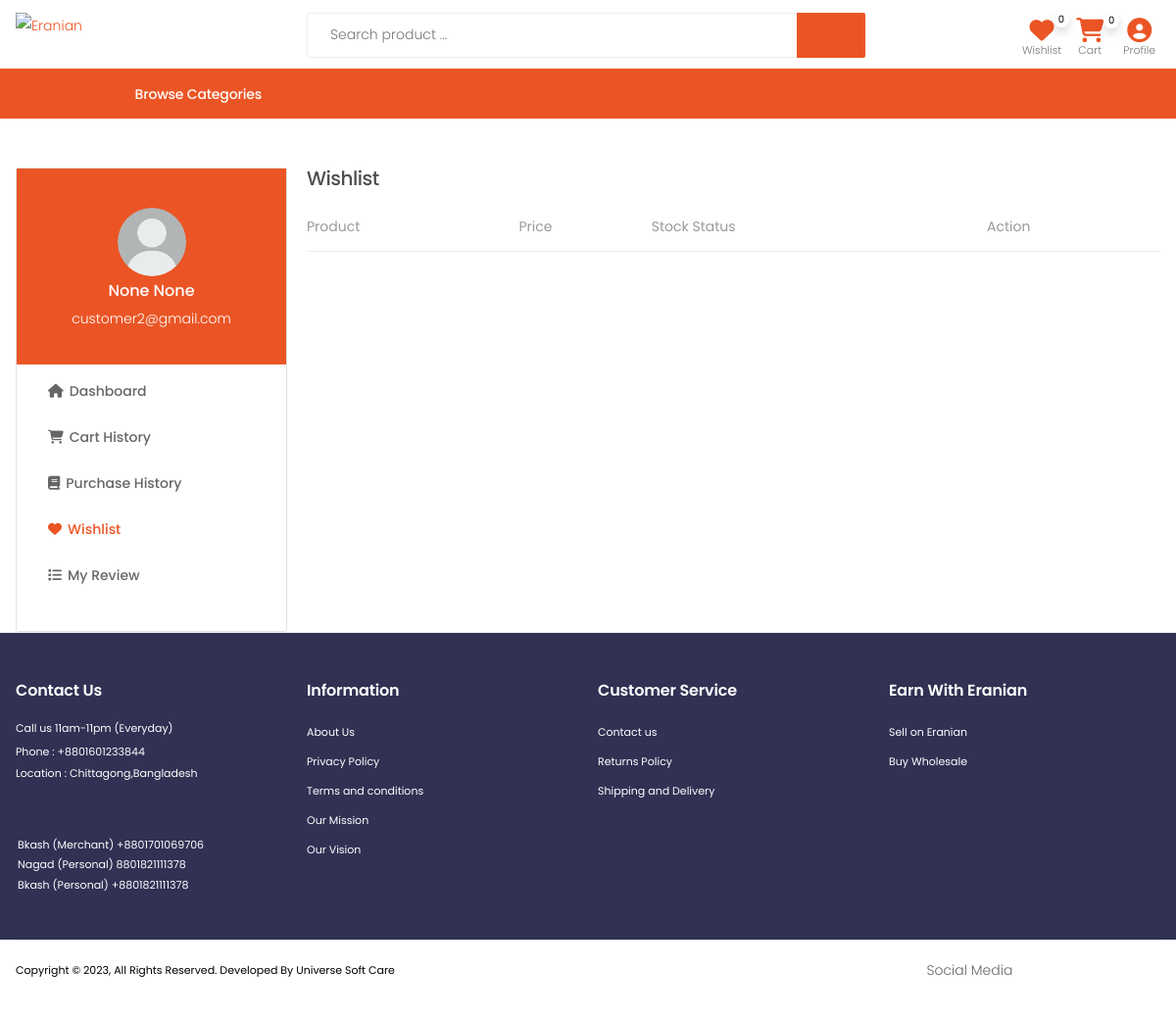
Screenshot of /wish_list/ (signed in) with the database file from the repository.
### userapp/models.py (models this page shows, shortened)
class User(AbstractBaseUser, PermissionsMixin):
    email = models.EmailField(unique=True)
    username = None
    first_name = models.CharField(max_length=30, null=True, blank=True)
    last_name = models.CharField(max_length=30, null=True, blank=True)
    phone = models.CharField(max_length=15, unique=True, null=True, blank=True)
    is_active = models.BooleanField(default=True)
    is_staff = models.BooleanField(default=False)
    is_customer = models.BooleanField(default=False)
    is_vendor = models.BooleanField(default=False)
    is_employee = models.BooleanField(default=False)
    date_joined = models.DateTimeField(default=timezone.now)
    objects = CustomUserManager()
    USERNAME_FIELD = 'email'
    REQUIRED_FIELDS = []

class Profile(models.Model):
    user                = models.OneToOneField(User, on_delete=models.CASCADE, max_length=1)
    image               = models.ImageField(upload_to="profilepicture", default='no_img.png')
    date_of_birthday    = models.DateField(auto_now_add=False,blank=True,null=True)
    phone               = models.CharField(max_length=15,unique=True,blank=True,null=True)
    permanent_address   = models.CharField(max_length=100,blank=True,null=True)
    present_address     = models.CharField(max_length=100,blank=True,null=True)
    class Meta:
        verbose_name_plural = "Customer Profile"

### store/views.py (the view)
# urls.py: path("wish_list/",login_required(wish_list,login_url='/customer-login/'), name="wish-list"),
@login_required
def wish_list(request):
    wish_product = WhishLIst.objects.filter(user=request.user)
    context = {
        'wish_product': wish_product
    }
    return render(request, 'store/wishlist.html', context)

### daseboard/context_processors.py (called while the page is built)
def order_count(request):
    order_count = Order.objects.filter(order_read_status=False).count()
    context = {
        'order_count': order_count
    }
    return context

def unverified_vendor_count(request):
    unverified_vendor_count = VendorInformation.objects.filter(
        is_verified=False).count()
    unverified_vendor_profile = VendorInformation.objects.filter(
        is_verified=False)
    context = {
        'unverified_vendor_count': unverified_vendor_count,
        'unverified_vendor_profile': unverified_vendor_profile,
    }
    return context

def order_list(request):
    user = request.user
    order_list = Order.objects.filter(order_read_status=False)
    context = {
        'order_list': order_list
    }
    return context

def contact_data_count(request):
    contact_data_count = ConductData.objects.filter(view_status=False).count()
    context = {
        'contact_data_count': contact_data_count
    }
    return context

def contact_data_list(request):
    contact_data_list = ConductData.objects.filter(view_status=False)
    context = {
        'contact_data_list': contact_data_list
    }
    return context

def rating_list_view(request):
    rating_review = ProductReview.objects.filter(approve_status=False)
    context = {
        'rating_review': rating_review
    }
    return context

def order_information(request):
    order_information = Order.objects.filter(order_status='complete')
    total_sale = 0
    total_purchase_price = 0
    for x in order_information:
        total_sale = total_sale + x.get_total()
        total_purchase_price = total_purchase_price + x.get_purchase_price_total()
    total_revenue = total_sale - total_purchase_price
    context = {
        'order_information': order_information,
        'total_sale': total_sale,
        'total_revenue': total_revenue
    }
    return context

### store/templatetags/campaign.py (called while the page is built)
@register.filter()
def campaign_menu(request):
    return Campaign.objects.filter()

### store/templatetags/cart_count.py (called while the page is built)
@register.filter
def cart_count(user):
    if user.is_authenticated:
        qs=Order.objects.filter(user=user, ordered=False)
        if qs.exists():
            return qs[0].items.count()
        return 0
    return 0

### store/templatetags/top_category.py (called while the page is built)
@register.filter
def category(user):
    cate = ProductCategory.objects.filter(parent=None)
    return cate

### store/templatetags/wish_list_product_count.py (called while the page is built)
@register.filter
def wish_list_product_count(user):
    if user.is_authenticated:
       return WhishLIst.objects.filter(user=user).count()
    return 0

### store/template/store/wishlist.html (shortened to what this page needs)
{% extends 'store/base.html' %}
{% load static %}
{% block content %}
<div class="container mt-5">
	<div class="row">
		<div class="col-md-3 d-none d-md-block">
			<div class="card border rounded">
				<div class="card-profile ">
					<img class="mx-auto mt-4 rounded-circle" src="{{ user.profile.image.url }}" alt=""
						style="height: 70px ; width: 70px;">
					<p style="text-align:center ; font-size: 16px; font-weight: 500;">{{ user.first_name }}
						{{user.last_name }}</p>
					<p style="text-align:center ;">{{ user.email }}</p>
				</div>
				<div class="card-body">
					<nav class="mobile-cats-nav">
						<ul class="mobile-cats-menu dashboard-menu">
							<li><a href="{% url 'profile-dashboard' %}"><i class="fa-solid fa-house"></i>Dashboard</a>
							</li>
							<li><a href="{% url 'cart-summary' %}"><i class="fa-solid fa-cart-shopping"></i>Cart
									History</a></li>
							<li><a href="{% url 'order-summary' %}"><i class="fa-solid fa-book"></i>Purchase History</a>
							</li>
							<li class="m-active"><a href="{% url 'wish-list' %}"><i
										class="fa-solid fa-heart"></i>Wishlist</a></li>
							<li><a href="{% url 'my-review' %}"><i class="fa-solid fa-list"></i>My Review</a></li>
						</ul>
					</nav>
				</div>
			</div>
		</div>
		<div class="col-md-9">
			<h5>Wishlist</h5>
			<table class="table table-wishlist table-mobile">
				<thead>
					<tr>
						<th>Product</th>
						<th>Price</th>
						<th>Stock Status</th>
						<th>Action</th>
					</tr>
				</thead>
			</table>
		</div>
	</div>
</div>
{% endblock %}

### store/template/store/includes/navbar.html (shortened to what this page needs)
{% load static %}
{% load desktop_menu %}
{% load top_category %}
{% load cart_view %}
{% load cart_count %}
{% load wish_list_product_count %}
{% load campaign %}
{% load logo %}
<header class="header header-10 header-intro-clearance desktop">
  <div class="header-middle sticky-header mx-auto ">
    <div class="container">
      <div class="header-left py-auto">
        <a href="{% url 'home' %}" class="logo">
          <img src="{% static 'store/images/eranian.png' %}" alt="Eranian">
        </a>
      </div>
      <div class="header-center">
        <div class="header-search header-search-extended header-search-visible header-search-no-radius">
          <form action="{% url 'search' %}" method="GET">
            <div class="header-search-wrapper search-wrapper-wide" style="margin-top: -10px;">
              <input type="search" class="form-control" name="q" id="q" placeholder="Search product ..." required>
              <button class="btn" type="submit" style="background-color:#eb5525 ;"><i
                  style="color: white; font-size: 25px; font-weight: 700;" class="icon-search"></i></button>
            </div>
          </form>
        </div>
      </div>
      <div class="header-right">
        <div class="header-dropdown-link" style="margin-top: -5px;">
          <a href="{% url 'wish-list' %}" class="wishlist-link">
            <i style="color:#eb5525; font-size: 25px;" class="fa-solid fa-heart"></i>
            <span class="wishlist-count shadow">{{ request.user|wish_list_product_count }}</span>
            <span class="wishlist-txt">Wishlist</span>
          </a>
          <div class="dropdown cart-dropdown mx-2">
            <a href="{% url 'cart-summary' %}" class="dropdown-toggle" role="button" aria-haspopup="true"
              aria-expanded="false" data-display="static">
              <i style="color:#eb5525; font-size: 25px;" class="fa-solid fa-cart-shopping"></i>
              <span class="cart-count shadow">{{ request.user|cart_count }}</span>
              <span class="cart-txt">Cart</span>
            </a>
          </div>
          <div class="dropdown user-profile cart-dropdown mx-2">
            <a class="dropdown-toggle" role="button" aria-haspopup="true" aria-expanded="false" data-display="static">
              <i style="color:#eb5525; font-size: 25px;" class="fa-solid fa-circle-user"></i>
              <span class="cart-txt">Profile</span>
            </a>
          </div>
        </div>
      </div>
    </div>
  </div>
  <div class="header-bottom container-fluid" style="border-top: 1px solid #eb5525;">
    <div class="row d-flex col-11 mx-auto">
      <div class="col-md-4 col-lg-3">
        {% if request.resolver_match.url_name == 'home' %}
        <div class="dropdown category-dropdown show is-on" data-visible="true">
          {% else %}
          <div class="dropdown category-dropdown is-on">
            {% endif %}
            <a href="#" class="dropdown-toggle" role="button" data-toggle="dropdown" aria-haspopup="true"
              aria-expanded="false" data-display="static" title="Browse Categories">
              <span class="pl-5" style="font-size: 14px;">Browse Categories</span>
            </a>
            </div>
          </div>
        </div>
      </div>
</header>

### store/static/store/css/skins/skin-demo-13.css (style rules this page uses)
a { color: #eb5525; }
.cart-dropdown .cart-count { background-color: #fff; }
.wishlist-link .wishlist-count { background-color: #fff; }
.category-dropdown .dropdown-toggle:before { background-color: #eb5525; }
.header-10 .header-search .header-search-wrapper { border-color: rgb(241, 238, 238); }

### store/static/store/css/demos/demo-13.css (style rules this page uses)
.header.header-10.header-intro-clearance .dropdown.category-dropdown .dropdown-toggle { padding-left: 1rem; color: rgb(255, 255, 255); }
.header.header-10.header-intro-clearance .dropdown.category-dropdown .dropdown-toggle::after { left: unset; }
.header.header-10.header-intro-clearance .header-search-extended { margin-right: 0; margin-left: 0; }
.header.header-10.header-intro-clearance .header-dropdown-link { display: flex; align-items: flex-end; }
.header.header-10.header-intro-clearance .wishlist-link { position: relative; flex-direction: column; font-size: 2.8rem; }
.header.header-10.header-intro-clearance .wishlist-link .wishlist-count { left: 25px; top: -0.9rem; }
.header.header-10.header-intro-clearance .cart-dropdown { font-size: 3.2rem; align-items: flex-end; }
.header.header-10.header-intro-clearance .cart-dropdown .cart-count { left: 25px; top: -0.9rem; }
.header.header-10.header-intro-clearance .compare-dropdown [class*='count'], .header.header-10.header-intro-clearance .cart-dropdown [class*='count'], .header.header-10.header-intro-clearance .wishlist-link [class*='count'] { min-width: 1.6rem; height: 1.6rem; position: absolute; }
.header.header-10.header-intro-clearance .compare-dropdown .dropdown-toggle, .header.header-10.header-intro-clearance .cart-dropdown .dropdown-toggle, .header.header-10.header-intro-clearance .wishlist-link .dropdown-toggle { position: relative; flex-direction: column; }
.header.header-10.header-intro-clearance .wishlist-txt, .header.header-10.header-intro-clearance .cart-txt, .header.header-10.header-intro-clearance .compare-txt { font-size: 1.1rem; font-weight: 300; letter-spacing: 0; color: #777; margin-top: .3rem; transition: all .3s; }

### store/template/store/base.html (style rules this page uses)
.dashboard-menu li a { font-weight: 500; color: #666666; }

### store/template/store/includes/navbar.html (style rules this page uses)
.header-middle { height: 70px; }
.header-middle .header-left a { margin-top: 20px; }
.sticky-header a img { margin-top: -10px; }

### store/template/store/wishlist.html (style rules this page uses)
.profile-dashboard h4, p { color: white; }
.card-profile { height: 200px; background-color: #eb5525; }
.m-active a { color: #eb5525 !important; }

### store/template/store/includes/mobile-navbar.html (style rules this page uses)
.mobile-cats-nav i { margin-right: 6px; }

### rows the page displays
User: user|wish_list_product_count "0", user|cart_count "0", profile.image (placeholder picture), first_name "None", last_name "None", email "customer2@gmail.com"
